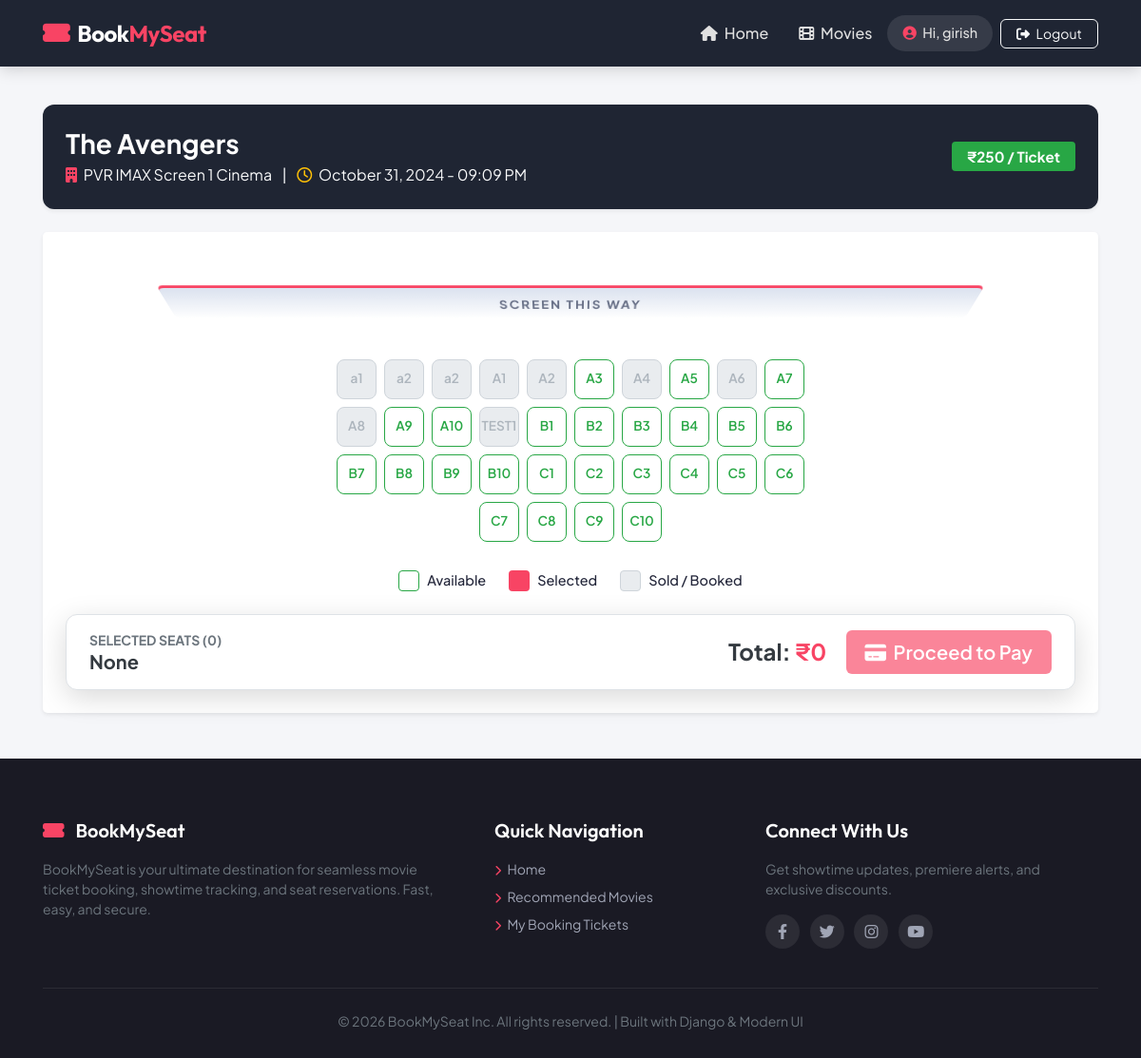
Screenshot of /movies/theater/1/seats/book/ (signed in) with the database file from the repository.
### movies/models.py (models this page shows, shortened)
class Theater(models.Model):
    name = models.CharField(max_length=255)
    movie = models.ForeignKey(Movie, on_delete=models.CASCADE, related_name='theaters')
    time = models.DateTimeField()
    price = models.DecimalField(max_digits=7, decimal_places=2, default=250.00)

class Movie(models.Model):
    name= models.CharField(max_length=255)
    image= models.ImageField(upload_to="movies/")
    rating = models.DecimalField(max_digits=3,decimal_places=1)
    cast= models.TextField()
    description= models.TextField(blank=True,null=True) # optional

class Seat(models.Model):
    theater = models.ForeignKey(Theater, on_delete=models.CASCADE, related_name='seats')
    seat_number = models.CharField(max_length=10)
    is_booked = models.BooleanField(default=False)

### movies/views.py (the view, shortened to what this page needs)
# urls.py: path('theater/<int:theater_id>/seats/book/', views.book_seats, name='book_seats'),
@login_required(login_url='login')
def book_seats(request, theater_id):
    theater = get_object_or_404(Theater, id=theater_id)
    seats = Seat.objects.filter(theater=theater)
    return render(request, 'movies/seat_selection.html', {'theater': theater, 'seats': seats})

### templates/movies/seat_selection.html (shortened to what this page needs)
{% extends "users/basic.html" %}
{% block content %}
<div class="container py-4">
  <div class="seat-picker-header shadow-sm">
    <div class="d-flex flex-column flex-md-row justify-content-between align-items-md-center">
      <div>
        <h3 class="font-weight-bold text-white mb-1">{{ theater.movie.name }}</h3>
        <p class="text-light opacity-90 mb-0">
          <i class="fas fa-building text-danger me-1 mr-1" style="color: #f84464 !important;"></i> {{ theater.name }} Cinema
          <span class="mx-2">|</span>
          <i class="far fa-clock text-warning me-1 mr-1"></i> {{ theater.time|date:"F d, Y - h:i A" }}
        </p>
      </div>
      <div class="mt-3 mt-md-0">
        <span class="badge badge-success px-3 py-2 font-weight-bold" style="font-size: 0.95rem;">
          ₹<span id="ticketPriceVal">{{ theater.price|floatformat:0 }}</span> / Ticket
        </span>
      </div>
    </div>
  </div>
  <div class="card border-0 shadow-sm rounded-lg p-4 mb-4">
    <div class="cinema-screen-container">
      <div class="cinema-screen">SCREEN THIS WAY</div>
    </div>
    <form id="seatBookingForm" method="POST">
      <div class="seats-grid">
        {% for seat in seats %}
          <div
            class="seat-box {% if seat.is_booked %}sold{% endif %}"
            data-seat-id="{{ seat.id }}"
            data-seat-number="{{ seat.seat_number }}"
          >
            <span>{{ seat.seat_number }}</span>
          </div>
        {% endfor %}
      </div>
      <div class="d-flex justify-content-center flex-wrap mb-4" style="gap: 24px;">
        <div class="legend-item">
          <div class="legend-sample" style="border: 1.5px solid #28a745; background: #ffffff;"></div>
          <span>Available</span>
        </div>
        <div class="legend-item">
          <div class="legend-sample" style="background: #f84464;"></div>
          <span>Selected</span>
        </div>
        <div class="legend-item">
          <div class="legend-sample" style="background: #e9ecef; border: 1px solid #ced4da;"></div>
          <span>Sold / Booked</span>
        </div>
      </div>
      <div class="booking-summary-bar border">
        <div class="row align-items-center">
          <div class="col-md-7 mb-2 mb-md-0">
            <small class="text-muted text-uppercase font-weight-bold d-block">Selected Seats (<span id="seatCount">0</span>)</small>
            <h5 class="font-weight-bold text-dark mb-0" id="selectedSeatsList">None</h5>
          </div>
          <div class="col-md-5 text-md-right">
            <span class="h4 font-weight-bold text-dark mr-3 mb-0 align-middle">
              Total: <span class="text-danger" style="color: #f84464 !important;">₹<span id="totalAmount">0</span></span>
            </span>
            <button
              type="button"
              id="proceedToPayBtn"
              class="btn btn-bms btn-lg"
              disabled
              data-toggle="modal"
              data-target="#paymentModal"
            >
              <i class="fas fa-credit-card me-1 mr-1"></i> Proceed to Pay
            </button>
          </div>
        </div>
      </div>
    </form>
  </div>
</div>
{% endblock %}

### templates/users/basic.html (shortened to what this page needs)
<!DOCTYPE html>
<html lang="en">
  <head>
    <link rel="stylesheet" href="https://cdn.jsdelivr.net/npm/bootstrap@4.6.2/dist/css/bootstrap.min.css">
    <link rel="stylesheet" href="https://cdnjs.cloudflare.com/ajax/libs/font-awesome/6.4.0/css/all.min.css">
  </head>
  <body>
    <nav class="navbar navbar-expand-lg navbar-dark navbar-bms sticky-top">
      <div class="container">
        <a class="navbar-brand navbar-brand-text d-flex align-items-center" href="/">
          <i class="fas fa-ticket-alt text-danger me-2 mr-2" style="font-size: 1.6rem; color: var(--primary-color) !important;"></i>
          Book<span>MySeat</span>
        </a>
        <div class="collapse navbar-collapse" id="bmsNavbar">
          <ul class="navbar-nav ml-auto align-items-center">
            <li class="nav-item">
              <a class="nav-link nav-link-custom" href="/"><i class="fas fa-home me-1 mr-1"></i> Home</a>
            </li>
            <li class="nav-item">
              <a class="nav-link nav-link-custom" href="{% url 'movie_list' %}"><i class="fas fa-film me-1 mr-1"></i> Movies</a>
            </li>
            {% if user.is_authenticated %}
            <li class="nav-item me-2 mr-2">
              <a class="nav-link nav-link-custom user-badge d-inline-block" href="{% url 'profile' %}">
                <i class="fas fa-user-circle me-1 mr-1 text-danger" style="color: var(--primary-color) !important;"></i> Hi, {{ user.username }}
              </a>
            </li>
            <li class="nav-item">
              <form method="POST" action="{% url 'logout' %}" class="d-inline">
                <button type="submit" class="btn btn-outline-light btn-sm px-3" style="border-radius: 6px;">
                  <i class="fas fa-sign-out-alt me-1 mr-1"></i> Logout
                </button>
              </form>
            </li>
            {% endif %}
          </ul>
        </div>
      </div>
    </nav>
    <main class="flex-grow-1">
      {% block content %}{% endblock %}
    </main>
    <footer class="footer-bms">
      <div class="container">
        <div class="row py-4">
          <div class="col-md-5 mb-4 mb-md-0">
            <h5><i class="fas fa-ticket-alt text-danger me-2 mr-2" style="color: var(--primary-color) !important;"></i> BookMySeat</h5>
            <p class="small text-muted pr-md-4">
              BookMySeat is your ultimate destination for seamless movie ticket booking, showtime tracking, and seat reservations. Fast, easy, and secure.
            </p>
          </div>
          <div class="col-md-3 mb-4 mb-md-0">
            <h5>Quick Navigation</h5>
            <ul class="list-unstyled small">
              <li class="mb-2"><a href="/"><i class="fas fa-chevron-right me-1 mr-1 text-danger" style="font-size:0.7rem; color:var(--primary-color)!important;"></i> Home</a></li>
              <li class="mb-2"><a href="{% url 'movie_list' %}"><i class="fas fa-chevron-right me-1 mr-1 text-danger" style="font-size:0.7rem; color:var(--primary-color)!important;"></i> Recommended Movies</a></li>
              <li class="mb-2"><a href="{% url 'profile' %}"><i class="fas fa-chevron-right me-1 mr-1 text-danger" style="font-size:0.7rem; color:var(--primary-color)!important;"></i> My Booking Tickets</a></li>
            </ul>
          </div>
          <div class="col-md-4">
            <h5>Connect With Us</h5>
            <p class="small text-muted">Get showtime updates, premiere alerts, and exclusive discounts.</p>
            <div>
              <a href="#" class="social-circle"><i class="fab fa-facebook-f"></i></a>
              <a href="#" class="social-circle"><i class="fab fa-twitter"></i></a>
              <a href="#" class="social-circle"><i class="fab fa-instagram"></i></a>
              <a href="#" class="social-circle"><i class="fab fa-youtube"></i></a>
            </div>
          </div>
        </div>
        <hr style="border-color: rgba(255,255,255,0.08);" />
        <div class="text-center small py-2 text-muted">
          &copy; 2026 BookMySeat Inc. All rights reserved. | Built with Django & Modern UI
        </div>
      </div>
    </footer>
  </body>
</html>

### templates/users/basic.html (style rules this page uses)
:root { --primary-color: #f84464; --primary-hover: #d93b57; --dark-bg: #1a1a24; --card-bg: #ffffff; --text-dark: #222539; --text-muted: #666e85; }
body { font-family: 'Plus Jakarta Sans', sans-serif; background-color: #f5f6f9; color: var(--text-dark); display: flex; flex-direction: column; min-height: 100vh; }
.navbar-bms { background-color: #1f2533; padding: 12px 0; box-shadow: 0 4px 15px rgba(0,0,0,0.15); }
.navbar-brand-text { font-family: 'Outfit', sans-serif; font-weight: 700; font-size: 1.5rem; color: #ffffff !important; letter-spacing: -0.5px; }
.navbar-brand-text span { color: var(--primary-color); }
.nav-link-custom { color: #e0e0e0 !important; font-weight: 500; padding: 8px 16px !important; transition: color 0.2s ease; }
.btn-bms { background-color: var(--primary-color); color: #ffffff !important; font-weight: 600; border-radius: 6px; padding: 8px 20px; border: none; transition: all 0.2s ease; }
.user-badge { background: rgba(255,255,255,0.1); border-radius: 20px; padding: 6px 16px; color: #ffffff; font-weight: 500; font-size: 0.9rem; }
.footer-bms { background-color: #1a1a24; color: #a0a5b5; margin-top: auto; padding: 40px 0 20px; }
.footer-bms h5 { color: #ffffff; font-family: 'Outfit', sans-serif; font-weight: 600; margin-bottom: 18px; }
.footer-bms a { color: #a0a5b5; text-decoration: none; transition: color 0.2s; }
.social-circle { width: 36px; height: 36px; border-radius: 50%; background: rgba(255,255,255,0.08); display: inline-flex; align-items: center; justify-content: center; margin-right: 8px; transition: all 0.2s; }

### templates/movies/seat_selection.html (style rules this page uses)
.seat-picker-header { background: #1f2533; color: #ffffff; border-radius: 12px; padding: 24px; margin-bottom: 24px; }
.cinema-screen-container { perspective: 400px; margin: 30px 0 40px; }
.cinema-screen { background: linear-gradient(to bottom, #dbe2ef, #ffffff); height: 40px; width: 80%; margin: 0 auto; transform: rotateX(-30deg); box-shadow: 0 10px 30px rgba(255, 255, 255, 0.7); border-radius: 6px; text-align: center; line-height: 40px; font-size: 0.85rem; font-weight: 700; letter-spacing: 2px; color: #666e85; border-top: 3px solid #f84464; }
.seats-grid { display: flex; flex-wrap: wrap; justify-content: center; max-width: 540px; margin: 0 auto 30px; gap: 8px; }
.seat-box { width: 42px; height: 42px; border: 1.5px solid #28a745; border-radius: 8px; display: flex; align-items: center; justify-content: center; font-size: 0.85rem; font-weight: 600; color: #28a745; cursor: pointer; user-select: none; transition: all 0.2s ease; background: #ffffff; }
.seat-box.sold { background: #e9ecef !important; border-color: #ced4da !important; color: #adb5bd !important; cursor: not-allowed; }
.legend-item { display: flex; align-items: center; font-size: 0.9rem; font-weight: 500; }
.legend-sample { width: 22px; height: 22px; border-radius: 4px; margin-right: 8px; }
.booking-summary-bar { position: sticky; bottom: 20px; background: #ffffff; border-radius: 12px; padding: 16px 24px; box-shadow: 0 8px 30px rgba(0,0,0,0.15); z-index: 100; }

### rows the page displays
Theater: movie.name "The Avengers", name "PVR IMAX Screen 1", time "October 31, 2024 - 09:09 PM", price "250"
Seat: seat_number "a1"
Seat: seat_number "a2"
Seat: seat_number "a2"
Seat: seat_number "A1"
Seat: seat_number "A2"
Seat: seat_number "A3"
Seat: seat_number "A4"
Seat: seat_number "A5"
Seat: seat_number "A6"
Seat: seat_number "A7"
Seat: seat_number "A8"
Seat: seat_number "A9"
Seat: seat_number "A10"
Seat: seat_number "TEST1"
Seat: seat_number "B1"
Seat: seat_number "B2"
Seat: seat_number "B3"
Seat: seat_number "B4"
Seat: seat_number "B5"
Seat: seat_number "B6"
Seat: seat_number "B7"
Seat: seat_number "B8"
Seat: seat_number "B9"
Seat: seat_number "B10"
Seat: seat_number "C1"
Seat: seat_number "C2"
Seat: seat_number "C3"
Seat: seat_number "C4"
Seat: seat_number "C5"
Seat: seat_number "C6"
Seat: seat_number "C7"
Seat: seat_number "C8"
Seat: seat_number "C9"
Seat: seat_number "C10"

### other values shown
{{ user.username }} "girish"
